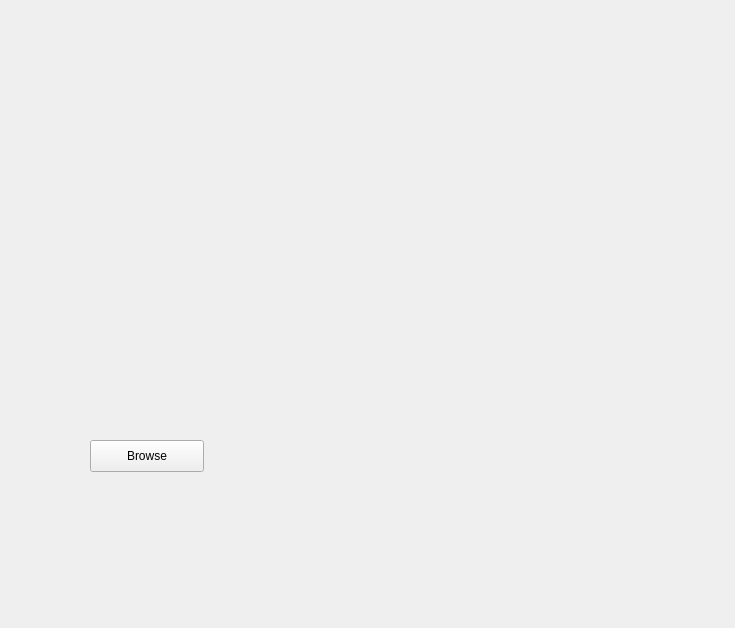
<?xml version="1.0" encoding="UTF-8"?>
<ui version="4.0">
 <class>RenderWindowUISingleInheritance</class>
 <widget class="QMainWindow" name="RenderWindowUISingleInheritance">
  <property name="geometry">
   <rect>
    <x>0</x>
    <y>0</y>
    <width>735</width>
    <height>628</height>
   </rect>
  </property>
  <property name="windowTitle">
   <string>RenderWindowUISingleInheritance</string>
  </property>
  <widget class="QWidget" name="centralwidget">
   <widget class="QVTKWidget" name="qvtkWidget" native="true">
    <property name="geometry">
     <rect>
      <x>90</x>
      <y>20</y>
      <width>541</width>
      <height>351</height>
     </rect>
    </property>
   </widget>
   <widget class="QPushButton" name="pushButton">
    <property name="geometry">
     <rect>
      <x>90</x>
      <y>440</y>
      <width>114</width>
      <height>32</height>
     </rect>
    </property>
    <property name="text">
     <string>Browse</string>
    </property>
   </widget>
  </widget>
  <action name="actionOpenFile">
   <property name="enabled">
    <bool>true</bool>
   </property>
   <property name="text">
    <string>Open File...</string>
   </property>
  </action>
  <action name="actionExit">
   <property name="text">
    <string>Exit</string>
   </property>
  </action>
  <action name="actionPrint">
   <property name="text">
    <string>Print</string>
   </property>
  </action>
  <action name="actionHelp">
   <property name="text">
    <string>Help</string>
   </property>
  </action>
  <action name="actionSave">
   <property name="text">
    <string>Save</string>
   </property>
  </action>
 </widget>
 <customwidgets>
  <customwidget>
   <class>QVTKWidget</class>
   <extends>QWidget</extends>
   <header>QVTKWidget.h</header>
  </customwidget>
 </customwidgets>
 <resources/>
 <connections/>
</ui>
